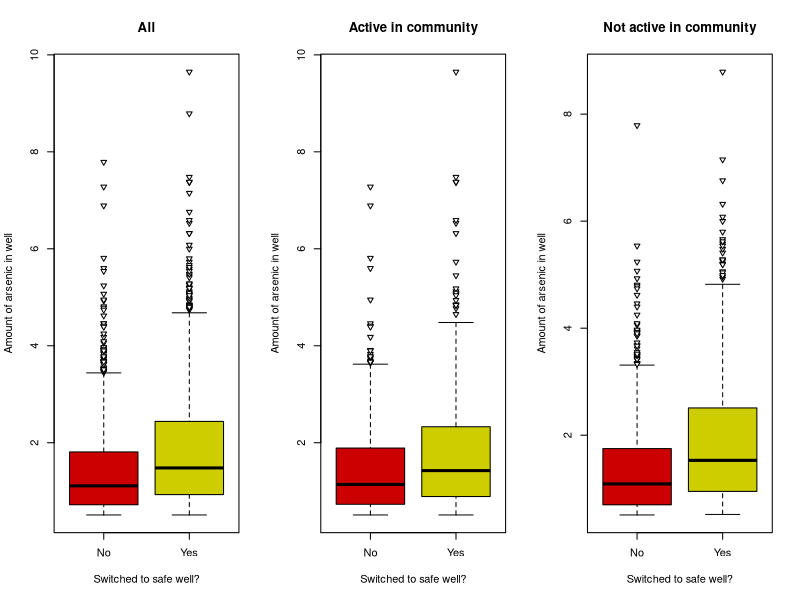
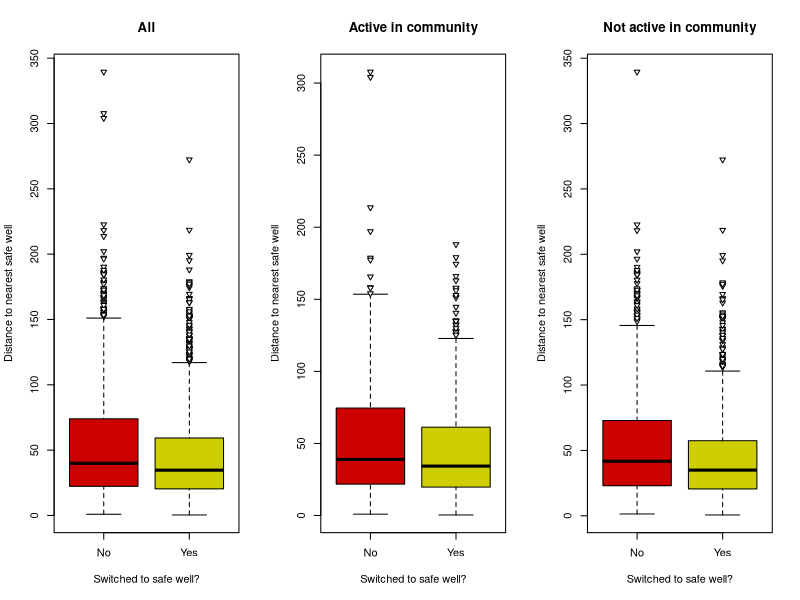
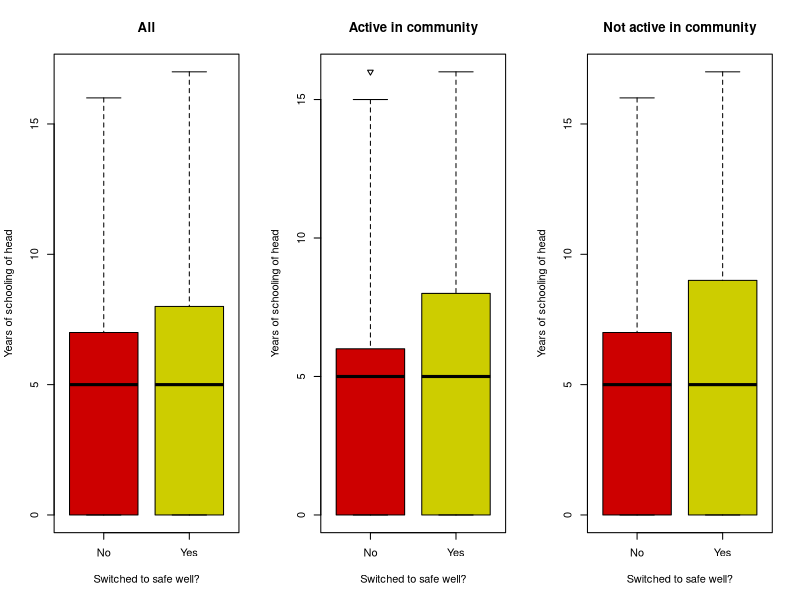
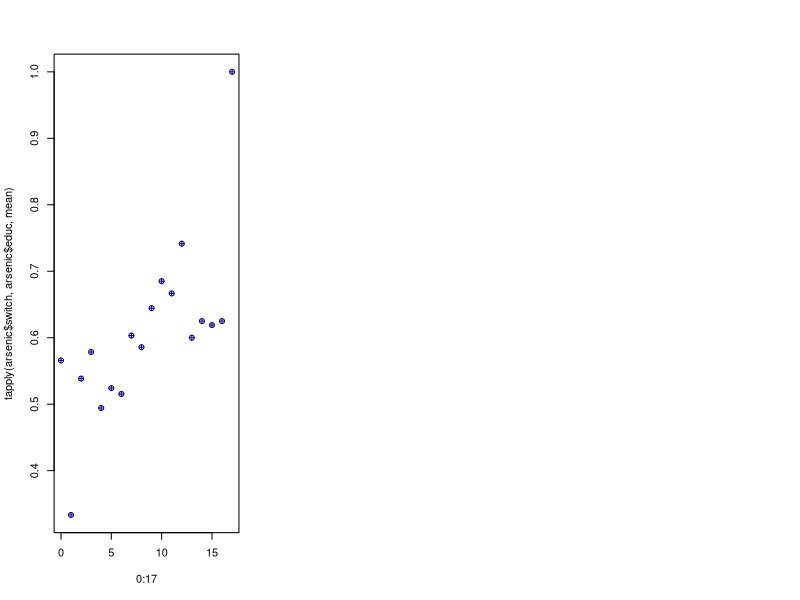
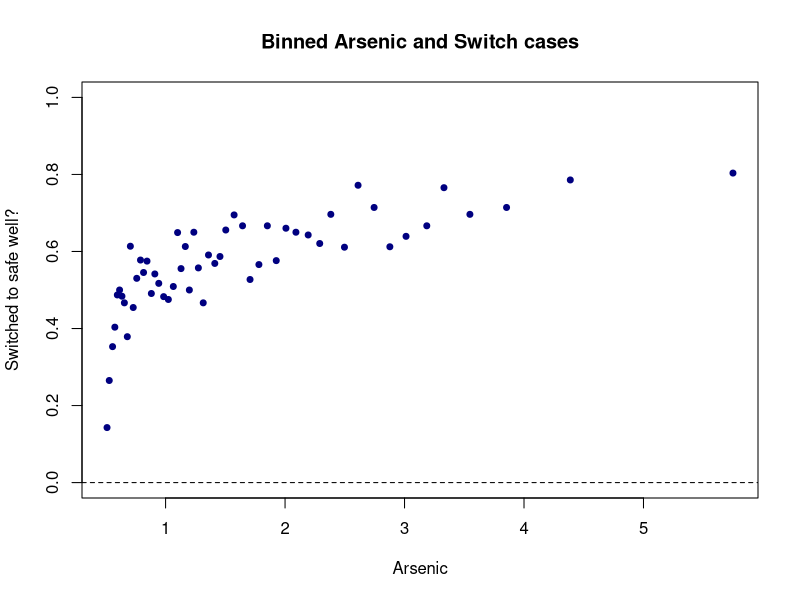
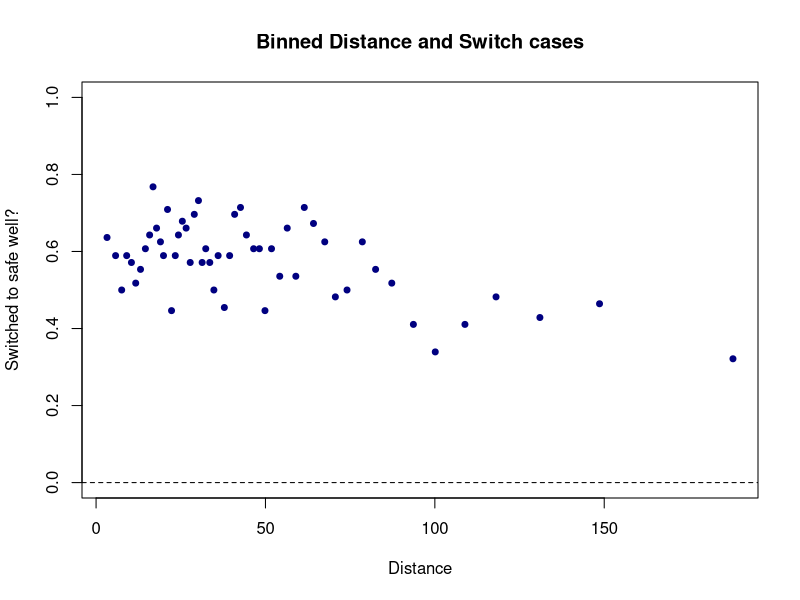
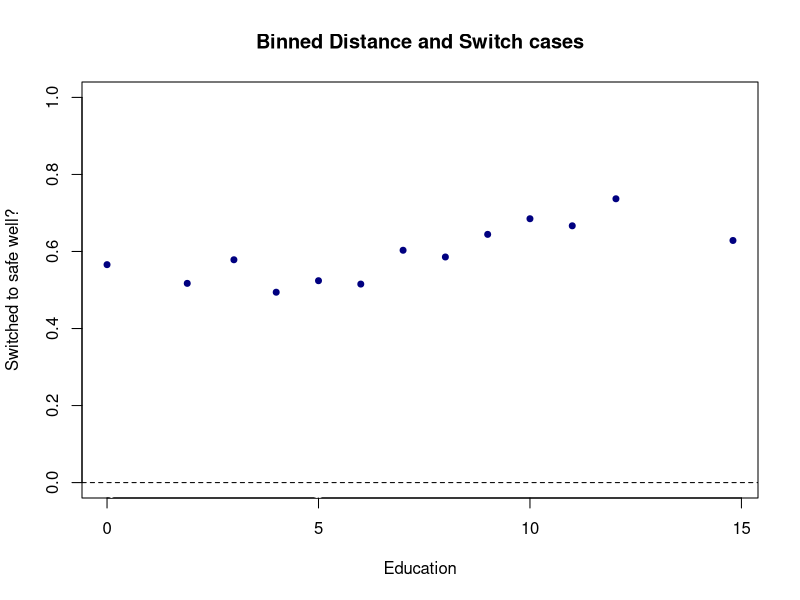
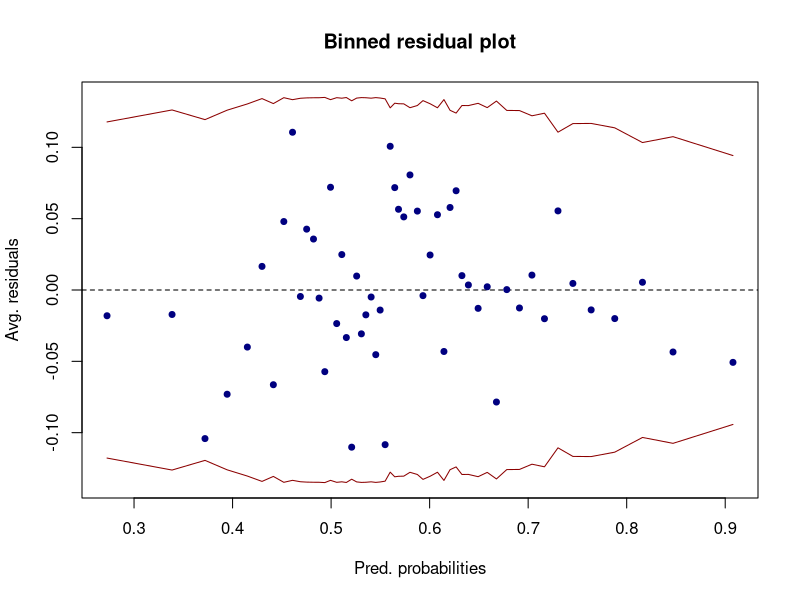

Generate these figures, in order, with R:

###########################################################################
###########################################################################
###################### The contaminated wells analysis ####################
###########################################################################
###########################################################################

###### Clear environment and load libraries
rm(list = ls())
library(arm)
library(pROC)
library(e1071)
library(caret)

###### Load the data
arsenic <- read.csv("data/arsenic.csv",header=T,
                    colClasses=c("numeric","numeric","numeric","factor","numeric"))

###### View properties of the data
str(arsenic)
dim(arsenic)
head(arsenic)
summary(arsenic[,-1])
table(arsenic$switch)

###### Exploratory data analysis

## We can do boxplots for the numeric variables
# Set plot window to 3 side by side plots
par(mfrow=c(1,3)) 

# First, let's look at arsenic vs switch
boxplot(arsenic~switch,data=arsenic,ylab="Amount of arsenic in well",pch=25,xaxt='n',
        xlab="Switched to safe well?",col=c("red3","yellow3"),cex = 0.85,main ="All")
axis(1,at=c(1,2),labels=c("No","Yes"))
boxplot(arsenic~switch,data=arsenic,subset= assoc==1,ylab="Amount of arsenic in well",
        xlab="Switched to safe well?",col=c("red3","yellow3"),xaxt='n',
        pch = 25, cex = 0.85,main ="Active in community")
axis(1,at=c(1,2),labels=c("No","Yes"))
boxplot(arsenic~switch,data=arsenic,subset= assoc==0,ylab="Amount of arsenic in well",
        xlab="Switched to safe well?",col=c("red3","yellow3"),xaxt='n',
        pch = 25, cex = 0.85,main ="Not active in community")
axis(1,at=c(1,2),labels=c("No","Yes"))

# Now, let's look at distance vs switch
boxplot(dist~switch,data=arsenic,ylab="Distance to nearest safe well",pch=25,xaxt='n',
        xlab="Switched to safe well?",col=c("red3","yellow3"),cex = 0.85,main ="All")
axis(1,at=c(1,2),labels=c("No","Yes"))
boxplot(dist~switch,data=arsenic,subset= assoc==1,ylab="Distance to nearest safe well",
        xlab="Switched to safe well?",col=c("red3","yellow3"),xaxt='n',
        pch = 25, cex = 0.85,main ="Active in community")
axis(1,at=c(1,2),labels=c("No","Yes"))
boxplot(dist~switch,data=arsenic,subset= assoc==0,ylab="Distance to nearest safe well",
        xlab="Switched to safe well?",col=c("red3","yellow3"),xaxt='n',
        pch = 25, cex = 0.85,main ="Not active in community")
axis(1,at=c(1,2),labels=c("No","Yes"))

# Finally, education vs switch
boxplot(educ~switch,data=arsenic,ylab="Years of schooling of head",pch=25,xaxt='n',
        xlab="Switched to safe well?",col=c("red3","yellow3"),cex = 0.85,main ="All")
axis(1,at=c(1,2),labels=c("No","Yes"))
boxplot(educ~switch,data=arsenic,subset= assoc==1,ylab="Years of schooling of head",
        xlab="Switched to safe well?",col=c("red3","yellow3"),xaxt='n',
        pch = 25, cex = 0.85,main ="Active in community")
axis(1,at=c(1,2),labels=c("No","Yes"))
boxplot(educ~switch,data=arsenic,subset= assoc==0,ylab="Years of schooling of head",
        xlab="Switched to safe well?",col=c("red3","yellow3"),xaxt='n',
        pch = 25, cex = 0.85,main ="Not active in community")
axis(1,at=c(1,2),labels=c("No","Yes"))
#actually, education is more of an integer variable, 
#so maybe a boxplot isn't the best way to explore the variable 
#Actually, we need to think about how we want to include it in our model


## We can do tables for the factor variables
# For switch vs association, look at joint probabilities
table(arsenic[,c("switch","assoc")])
table(arsenic[,c("switch","assoc")])/sum(table(arsenic[,c("switch","assoc")]))
#actually, what we really want are conditional probabilities
#we want to see how the probability of switching changes for different levels of assoc
#that is, the probabilities for switching given each value of association
apply(table(arsenic[,c("switch","assoc")])/sum(table(arsenic[,c("switch","assoc")])),
      2,function(x) x/sum(x)) 
# You can also use the tapply command for the same thing
tapply(arsenic$switch, arsenic$assoc, mean)
# Finally, we can even try a chi-squared test for independence.
chisq.test(table(arsenic[,c("switch","assoc")]))

# We could do the same with education, too, since it is actually an integer variable
table(arsenic[,c("switch","educ")])
#we do not have that many data points for educ=1 and for educ>12
table(arsenic[,c("switch","educ")])/sum(table(arsenic[,c("switch","educ")]))
apply(table(arsenic[,c("switch","educ")])/sum(table(arsenic[,c("switch","educ")])),
      2,function(x) x/sum(x)) 
tapply(arsenic$switch, arsenic$educ, mean)
plot(0:17,tapply(arsenic$switch, arsenic$educ, mean),col='blue4',pch=10)
# Notice that the average probabilty of switching is mostly below 58% below level 7, 
#but mostly above 58% above level 7.

#remember that there are few observations at some of these values of the predictors, 
#so the percentages need to be considered in the context of large uncertainties.  
#but, this does suggest a change at about 7 years of education at least
#we might consider a dummy variable for 7 (or 8) or higher rather than a linear term...
#something to try later.

#let's look at binnedplots of continuous predictors versus switch
#ignore the SD lines in these plots
#they are only relevant when plotting binned residuals versus the predicted probabilities
par(mfrow=c(1,1)) 
binnedplot(y=arsenic$switch,arsenic$arsenic,xlab="Arsenic",ylim=c(0,1),col.pts="navy",
           ylab ="Switched to safe well?",main="Binned Arsenic and Switch cases",
           col.int="white") # this is to set the SD lines to white and ignore them
#note the quickly increasing trend followed by flattening. 
#probability does not start to decrease, though, so unlikely we'd want a quadratic term.  
#we would expect some flattening with a linear trend.  

binnedplot(y=arsenic$switch,arsenic$dist,xlab="Distance",ylim=c(0,1),col.pts="navy",
           ylab ="Switched to safe well?",main="Binned Distance and Switch cases",col.int="white")
#no obvious transformation suggested.

binnedplot(y=arsenic$switch,arsenic$educ,xlab="Education",ylim=c(0,1),col.pts="navy",
           ylab ="Switched to safe well?",main="Binned Distance and Switch cases",col.int="white")
#looks like it might be decreasing from 0 to 6, then increasing to 12, then not enough data afterwards

# ACTUALLY, DO A QUICK GOOGLE SEARCH ABOUT THE EDUCATION SYSTEM IN BANGLADESH
# WHAT DID YOU FIND? HOW CAN THAT HELP WITH THE EDUCATION VARIABLE?


###### Model fitting
#let's try a logistic regression that has a main effect for every variable and linear predictors
#first begin by centering the continuous predictors 
#we'll leave educ alone since we might recode later
arsenic$arsenic_c = arsenic$arsenic - mean(arsenic$arsenic)
arsenic$dist_c = arsenic$dist - mean(arsenic$dist)
arsreg1 = glm(switch ~ arsenic_c + dist_c + assoc + educ, data = arsenic, family = binomial)
summary(arsreg1)

# TALK ABOUT THE MEANING OF THE COEFFICIENTS FOR 5 MINUTES.
# I WILL CALL ON GROUPS RANDOMLY TO INTERPRET EACH COEFFICIENT


###### Model diagnostics

#binned residual plots

#save the raw residuals
rawresid1 <- residuals(arsreg1,"resp")

#binned residual plots
binnedplot(x=fitted(arsreg1),y=rawresid1,xlab="Pred. probabilities",
           col.int="red4",ylab="Avg. residuals",main="Binned residual plot",col.pts="navy")

binnedplot(x=arsenic$arsenic_c,y=rawresid1,xlab="Arsenic centered",
           col.int="red4",ylab="Avg. residuals",main="Binned residual plot",col.pts="navy")
# definitely something to think about here.
# sharp increase and then somewhat steady afterwards
# GOOGLE THE MOS COMMON FUNCTIONS TO SEE WHICH MIGHT BE IDEAL:
# WHAT DOES THE QUADRATIC FUNCTION LOOKS LIKE COMPARED TO THE LN FUNCTION??


binnedplot(x=arsenic$dist_c,y=rawresid1,xlab="Distance centered",
           col.int="red4",ylab="Avg. residuals",main="Binned residual plot",col.pts="navy")
#not as much of a trend, really.

binnedplot(arsenic$educ,rawresid1,xlab="Education",
           col.int="red4",ylab="Avg. residuals",main="Binned residual plot",col.pts="navy")
#looks like a decreasing trend from 0 to 6 but an increasing trend from 7 upwards, 
#save for levela above 12. Again not enough data

#let's look at average residuals by education using the tapply command
plot(0:17,tapply(rawresid1, arsenic$educ, mean),col='blue4',pch=10)
#looks upward-downward. Not enough data for some of the levels
#we could try the dummy variable splits. Maybe 0 to 6, 7 to 12, then 12 upwards
#again, maybe we only need to split at 6/7.
#SCIENTIFICALLY, what makes sense?

tapply(rawresid1, arsenic$assoc, mean) 
#nothing helpful here, because we have a binary variable


###### Model validation

#let's do the confusion matrix with .5 threshold
Conf_mat <- confusionMatrix(as.factor(ifelse(fitted(arsreg1) >= 0.5, "1","0")),
                            as.factor(arsenic$switch),positive = "1")
Conf_mat$table
Conf_mat$overall["Accuracy"];
Conf_mat$byClass[c("Sensitivity","Specificity")] #True positive rate and True negative rate
#Maybe we can try to increase that accuracy.
#Also, the TNR looks low here.

#first, let's repeat with the marginal percentage in the data
mean(arsenic$switch)
Conf_mat <- confusionMatrix(as.factor(ifelse(fitted(arsreg1) >= mean(arsenic$switch), "1","0")),
                            as.factor(arsenic$switch),positive = "1")
Conf_mat$table
Conf_mat$overall["Accuracy"];
Conf_mat$byClass[c("Sensitivity","Specificity")]
#huge difference!  seems a lot of predicted probabilities are in the .5 yo .58  range, so cutoff matters.
#either way, we have large off-diagonal numbers. specificity is sensitive to the cutoff

#look at ROC curve
roc(arsenic$switch,fitted(arsreg1),plot=T,print.thres="best",legacy.axes=T,
    print.auc =T,col="red3")
#pretty tight to the line -- not a strongly predictive logistic regression

#let's see if we can improve the model.







## Model building

#based on binned residual plot, let's try a log of arsenic to start with, and see what happens.
arsenic$logarsenic = log(arsenic$arsenic)
arsenic$logarsenic_c = arsenic$logarsenic - mean(arsenic$logarsenic)

arsreg2 = glm(switch ~ logarsenic_c + dist_c + assoc + educ, data = arsenic, family = binomial)
summary(arsreg2)



#back to diagnostics
rawresid2 <- residuals(arsreg2,"resp")

#binned residual plots
binnedplot(x=fitted(arsreg2),y=rawresid2,xlab="Pred. probabilities",
           col.int="red4",ylab="Avg. residuals",main="Binned residual plot",col.pts="navy")

binnedplot(x=arsenic$logarsenic_c,y=rawresid2,xlab="Log Arsenic centered",
           col.int="red4",ylab="Avg. residuals",main="Binned residual plot",col.pts="navy")
#seems to have helped some!

binnedplot(x=arsenic$dist_c,y=rawresid2,xlab="Distance centered",
           col.int="red4",ylab="Avg. residuals",main="Binned residual plot",col.pts="navy")
#still not as much of a trend.

binnedplot(arsenic$educ,rawresid2,xlab="Education",
           col.int="red4",ylab="Avg. residuals",main="Binned residual plot",col.pts="navy")

plot(0:17,tapply(rawresid2, arsenic$educ, mean),col='blue4',pch=10)
#similar pattern as before for education.


#let's do the confusion matrix with .5 threshold
Conf_mat <- confusionMatrix(as.factor(ifelse(fitted(arsreg2) >= 0.5, "1","0")),
                            as.factor(arsenic$switch),positive = "1")
Conf_mat$table
Conf_mat$overall["Accuracy"];
Conf_mat$byClass[c("Sensitivity","Specificity")] #True positive rate and True negative rate

#let's repeat with the marginal percentage in the data
Conf_mat <- confusionMatrix(as.factor(ifelse(fitted(arsreg2) >= mean(arsenic$switch), "1","0")),
                            as.factor(arsenic$switch),positive = "1")
Conf_mat$table
Conf_mat$overall["Accuracy"];
Conf_mat$byClass[c("Sensitivity","Specificity")]
#some improvement


#look at ROC curve
roc(arsenic$switch,fitted(arsreg2),plot=T,print.thres="best",legacy.axes=T,
    print.auc =T,col="red3")

#let's compare this roc curve to the previous one
roc(arsenic$switch,fitted(arsreg1),plot=T,legacy.axes=T,print.auc =T,col="red3")
roc(arsenic$switch,fitted(arsreg2),plot=T,legacy.axes=T,col="blue3",add=T)
legend('bottomright', c('model1','model2'),lty=c(1,1),
       lwd=c(2,2),col=c('red3','blue3'))

#not much difference from last curve really, although a little more prediction accuracy









#let's see what happens if we collapse education to 2 levels
#we could collapse education to 3 levels but we do not have enough data for the tertiary levels
arsenic$educnew <- rep(0,nrow(arsenic))
arsenic$educnew[arsenic$educ > 6] <- 1
table(arsenic$educ,arsenic$educnew)

arsreg3 = glm(switch ~ logarsenic_c + dist_c + assoc + educnew, data = arsenic, family = binomial)
summary(arsreg3)

#this seems to have helped the significance of education, and it is scientifically plausible.  let's keep it!
#should go through binned residuals again to make sure this did not worsen model fit. 
#back to diagnostics
rawresid3 <- residuals(arsreg3,"resp")

#binned residual plots
binnedplot(x=fitted(arsreg2),y=rawresid3,xlab="Pred. probabilities",
           col.int="red4",ylab="Avg. residuals",main="Binned residual plot",col.pts="navy")

binnedplot(x=arsenic$logarsenic_c,y=rawresid3,xlab="Log Arsenic centered",
           col.int="red4",ylab="Avg. residuals",main="Binned residual plot",col.pts="navy")
#pretty much the same as before

binnedplot(x=arsenic$dist_c,y=rawresid3,xlab="Distance centered",
           col.int="red4",ylab="Avg. residuals",main="Binned residual plot",col.pts="navy")
#pretty much the same as before

tapply(rawresid1, arsenic$educnew, mean) 
# nothing helpful here



#look at new roc curve to see if it is any better
roc(arsenic$switch,fitted(arsreg3),plot=T,legacy.axes=T,print.auc =T,col="red3")

# it is a little better, with a higher area under the curve (AUC = .6632).  
# let's keep this model.




### Interactions in logistic regression

# WHAT DO YOU THINK ARE THE MOST PLAUSIBLE INTERACTIONS?

#scientifically, it is plausible to think that there might be interactions among all the variables and arsenic, 
# or among education and distance.
#let's add the interactions to see if any stand out.

#first, here is a way to explore the data for interactions using the binnedplot command

#lets set up the graphics device to show two plots side by side 
par(mfcol=c(2,1))

#first plot for educnew = 0
binnedplot(arsenic$logarsenic_c[arsenic$educnew==0], y=arsenic$switch[arsenic$educnew==0], 
           xlab = "Log Arsenic", ylab = "Switch cases", main = "Binned Arsenic and Switch cases (Educ < 7)") 

#next the plot for educnew = 1
binnedplot(arsenic$logarsenic_c[arsenic$educnew==1], y=arsenic$switch[arsenic$educnew==1], 
           xlab = "Log Arsenic", ylab = "Switch cases", main = "Binned Arsenic and Switch cases (Educ > 6)") 

#we are looking for differences in the trend.  not strong ones, except possibly at low levels of arsenic.
#I will include an interaction based on scientific arguments in favor of an interaction effect, 
# but I am not expecting a very strong interaction effect based on this plot.


#let's try for association and arsenic
#first plot for assoc = 0
binnedplot(arsenic$logarsenic_c[arsenic$assoc==0], y=arsenic$switch[arsenic$assoc==0], 
           xlab = "Log Arsenic", ylab = "Switch cases", main = "Binned Arsenic and Switch cases (Assoc = 0)") 

#next the plot for assoc = 1
binnedplot(arsenic$logarsenic_c[arsenic$assoc==1], y=arsenic$switch[arsenic$assoc==1],
           xlab = "Log Arsenic", ylab = "Switch cases", main = "Binned Arsenic and Switch cases (Assoc = 1)") 

#even less reason to suspect an interaction effect from this plot.

#how about distance and education?
#first plot for educnew = 0
binnedplot(arsenic$dist_c[arsenic$educnew==0], y=arsenic$switch[arsenic$educnew==0], 
           xlab = "Distance", ylab = "Switch cases", main = "Binned Distance and Switch cases (Educ < 7)") 
#next the plot for educnew = 1
binnedplot(arsenic$dist_c[arsenic$educnew==1], y=arsenic$switch[arsenic$educnew==1], 
           xlab = "Distance", ylab = "Switch cases", main = "Binned Distance and Switch cases (Educ > 6)") 

#this is a little more interesting -- we see one plot flatten and the other decrease.  
#here an interaction might be useful.


#let's first try the model with all the interactions 
arsreg4 = glm(switch ~ dist_c*educnew  + logarsenic_c * (assoc + educnew), data = arsenic, family = binomial)
summary(arsreg4)

#these collectively look sort of useful, especially the education ones! 

#change in deviance tests to see if the full set of interactions are useful.

anova(arsreg4, arsreg3, test= "Chisq")

#the whole group of interactions is significant.  let's just test if the distance interaction is useful, given the other two in the model.

arsreg4a = glm(switch ~ logarsenic_c * (assoc + educnew) + dist_c, data = arsenic, family = binomial)
summary(arsreg4a)

anova(arsreg4a, arsreg4, test= "Chisq")
#looks like the interaction with distance and education is useful given the others are in the model


#let's test if the distance interaction is useful, given the other two are NOT in the model.

arsreg4b = glm(switch ~ logarsenic_c + assoc + dist_c*educnew, data = arsenic, family = binomial)
summary(arsreg4b)

anova(arsreg4b, arsreg3, test= "Chisq")
#looks like the interaction with distance and education is useful even when the others are NOT in the model

#let's test the other two interactions jointly
anova(arsreg4b, arsreg4, test= "Chisq")
#looks like they are not


#let's make our final model (arsreg5) be the one with only the interaction with distance and education

arsreg5 = glm(switch ~ logarsenic_c + assoc + dist_c*educnew, data = arsenic, family = binomial)
summary(arsreg5)

# TALK ABOUT THE MEANING OF THE COEFFICIENTS FOR 5 MINUTES.
# I WILL CALL ON GROUPS RANDOMLY TO INTERPRET EACH COEFFICIENT


#let's use the stepwise function to do model selection (using BIC)
n <- nrow(arsenic)
step(glm(switch~1,data=arsenic,family=binomial),scope=formula(arsreg4),direction="both",
     trace=0,k = log(n))
#pretty much agrees with arsreg5 except for assoc. 
#Let's keep it just because we will try to interpret it (even though it isn't significant)


#let's do the binned residual plots with this perhaps final model one more time!

rawresid5 <- residuals(arsreg5,"resp")

par(mfcol=c(1,1))
binnedplot(x=arsenic$logarsenic_c,y=rawresid5,xlab="Log Arsenic centered",
           col.int="red4",ylab="Avg. residuals",main="Binned residual plot",col.pts="navy")
binnedplot(x=arsenic$dist_c,y=rawresid5,xlab="Distance centered",
           col.int="red4",ylab="Avg. residuals",main="Binned residual plot",col.pts="navy")


#let's do the confusion matrix
Conf_mat <- confusionMatrix(as.factor(ifelse(fitted(arsreg5) >= 0.5, "1","0")),
                            as.factor(arsenic$switch),positive = "1")
Conf_mat$table
Conf_mat$overall["Accuracy"];
Conf_mat$byClass[c("Sensitivity","Specificity")] #True positive rate and True negative rate

#let's repeat with the marginal percentage in the data
Conf_mat <- confusionMatrix(as.factor(ifelse(fitted(arsreg5) >= mean(arsenic$switch), "1","0")),
                            as.factor(arsenic$switch),positive = "1")
Conf_mat$table
Conf_mat$overall["Accuracy"];
Conf_mat$byClass[c("Sensitivity","Specificity")]
#still not moving much.... the model can predict only so well


#ROC curve...
roc(arsenic$switch,fitted(arsreg5),plot=T,print.thres="best",legacy.axes=T,
    print.auc =T,col="red3")

#a little better still... but we really aren't gaining a whole lot.  this is about as
#good as we are going to get with only these variables, apparently.

###model interpretations

confint.default(arsreg5)   #on log odds scale
exp(confint.default(arsreg5))   #on odds scale


#Interpreting arsenic is a bit complicated
#let's make plots to display relationships.

#plot of predicted probabilities as arsenic increases for different groups.
#set distance = to average distance (centering means we don't need to worry about it when making predictions at the average distance)
#we can just set it to zero

#First set arsenic and dist values
new_arsenic <- seq(from = min(arsenic$arsenic), to = max(arsenic$arsenic), by = .1)
newdata <- data.frame(dist_c=rep(0,length(new_arsenic)))
newdata$logarsenic_c <- log(new_arsenic) - mean(arsenic$logarsenic)

#now for association = educnew = 0
newdata$assoc <- factor(0,levels=levels(arsenic$assoc))
newdata$educnew <- 0
predprobbaseline <- predict(arsreg5,newdata,type='response')

#next association =1, educnew = 0
newdata$assoc <- factor(1,levels=levels(arsenic$assoc))
newdata$educnew <- 0
predprobassoc <- predict(arsreg5,newdata,type='response')

#set association =0 , educnew = 1
newdata$assoc <- factor(0,levels=levels(arsenic$assoc))
newdata$educnew <- 1
predprobeducnew <- predict(arsreg5,newdata,type='response')

#set association = 1, educnew = 1
newdata$assoc <- factor(1,levels=levels(arsenic$assoc))
newdata$educnew <- 1
predprobeducnewassoc <- predict(arsreg5,newdata,type='response')

plot(y = predprobbaseline, x = new_arsenic, ylab = "Predicted probability", xlab = "Arsenic", 
     main = "Predicted Probability vs. Arsenic for Different Groups",ylim=c(0.2,1),pch= 1,
     col="red2")
points(y=predprobassoc, x=new_arsenic, pch= 2,col="red4")
points(y=predprobeducnew, x=new_arsenic, pch= 3,col="tan2")
points(y=predprobeducnewassoc, x=new_arsenic, pch= 4,col="tan4")
legend('bottomright',pch=c(3,4,1,2),bty = "n",col=c('tan2','tan4','red2','red4'),
       c('assoc=0; educnew=1','assoc=1; educnew=1','assoc=0; educnew=0','assoc=1; educnew=0'))
